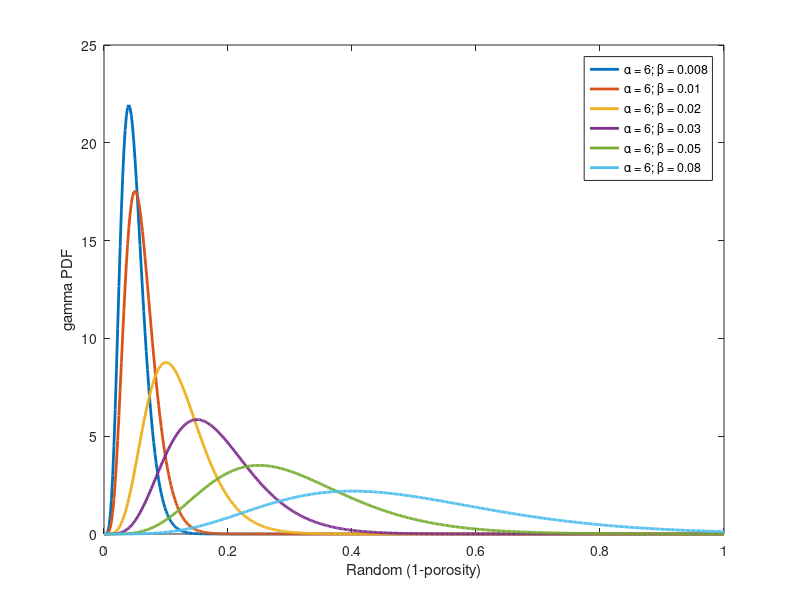
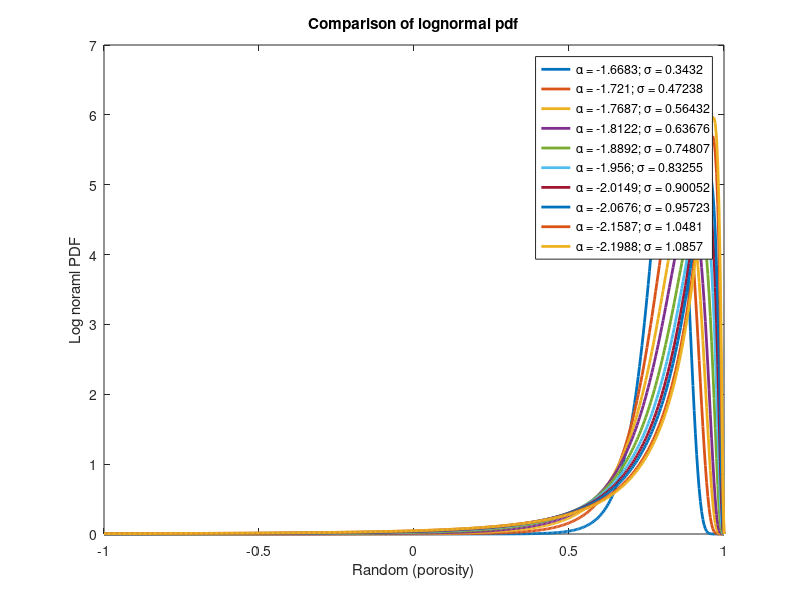

Reproduce these figures in MATLAB, in order.
clear all
close all
clc

shape_alpha = [6];
scale_alpha = [0.008, 0.01, 0.02, 0.03, 0.05, 0.08];%, 0.1, 0.3];
alpha_max = 1;
xx = linspace(0, 1, 500);


k = 0;
figure
for i = 1:length(shape_alpha)
	for j = 1:length(scale_alpha)
		k = k + 1;
		pdf = gampdf(xx, shape_alpha(i), scale_alpha(j));
		leg{k} = ['\alpha = ', num2str(shape_alpha(i)), '; \beta = ', num2str(scale_alpha(j))];
		
		plot(xx, pdf, 'LineWidth', 2)
		hold on
	end
end
legend(leg)
xlabel('Random (1-porosity)')
ylabel('gamma PDF')


% Results
% ex: shape = 10, scale = 0.01 => 0.1 mode, 0.1 width
% mode = shape * scale (approx)
% Good set: shape = 6, scale = [0.008: 0.08]


%% Lognormal vs. normal
% 
% mean_alpha = 1;
% std_alpha = [0.01, 0.03, 0.05, 0.08];
% xx = linspace(0.5, 2, 500);
% 
% 
% k = 0;
% figure
% for i = 1:length(mean_alpha)
% 	for j = 1:length(std_alpha)
%         
% 		k = k + 1;
%         mu(k) = log(mean_alpha(i).^2./(sqrt(std_alpha(j) + mean_alpha(i).^2)));
%         sig(k) = sqrt(log(std_alpha(j)./mean_alpha(i).^2 + 1));
% 
% 
% 		pdfn = lognpdf(xx, mu(k), sig(k));
%         pdfg = normpdf(xx, mean_alpha(i), std_alpha(j));
% 		leg{2*k-1} = ['\alpha = ', num2str(mu(k)), '; \sigma = ', num2str(sig(k))];
% 		leg{2*k} = ['\alpha = ', num2str(mean_alpha(i)), '; \sigma = ', num2str(std_alpha(j))];
%         
% 		plot(xx, pdfn, '-', xx, pdfg, '--', 'LineWidth', 2)
% 		hold on
% 	end
% end
% legend(leg)
% title('comparison of normal pdf and lognormal pdf')
% xlabel('Random (porosity)')
% ylabel('Log noraml PDF')

%% Lognormal

mean_alpha = .2;
std_alpha = [0.005, 0.01, 0.015, 0.02, 0.03, 0.04, 0.05, 0.06, 0.08, 0.09];
xx = linspace(0, 2, 500);


k = 0;
figure
for i = 1:length(mean_alpha)
	for j = 1:length(std_alpha)
        
		k = k + 1;
        mu(k) = log(mean_alpha(i).^2./(sqrt(std_alpha(j) + mean_alpha(i).^2)));
        sig(k) = sqrt(log(std_alpha(j)./mean_alpha(i).^2 + 1));

		pdfn = lognpdf(xx, mu(k), sig(k));
		leg{k} = ['\alpha = ', num2str(mu(k)), '; \sigma = ', num2str(sig(k))];
        
		plot(1 - xx, pdfn, '-', 'LineWidth', 2)
		hold on
	end
end

legend(leg)
title('Comparison of lognormal pdf')
xlabel('Random (porosity)')
ylabel('Log noraml PDF')

